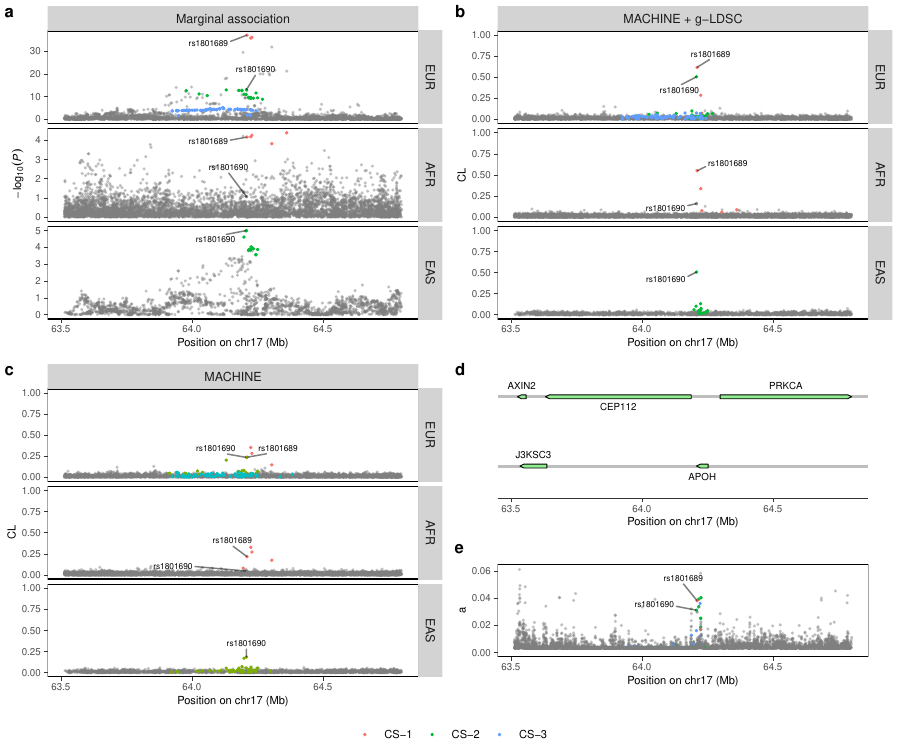

Source code (R):
options(stringsAsFactors = F, check.names = F)

library(readr)
library(tidyr)
library(magrittr)
library(dplyr)
library(Matrix)
library(foreach)
library(doParallel)
library(ggplot2)
library(cowplot)
library(ggrepel)
library(ggpubr)
library(ggh4x)
library(gggenes)
library(latex2exp)
library(scales)
library(Hmisc)

setwd("real_data/glgc")

dbs = c("UKBB", "GLGC")
phenos = c("HDL", "LDL", "TG", "TC")
pids = c("EUR", "AFR", "EAS")

methods = c("MACHINE + g-LDSC" = "MACHINE-gLDSC",
            "MACHINE" = "MACHINE",
            "MESuSiE" = "MESuSiE",
            "h2-D2 + g-LDSC" = "h2D2-gLDSC",
            "h2-D2" = "h2D2",
            "SuSiE" = "SuSiE",
            "RSparsePro" = "RSparsePro",
            "CARMA" = "CARMA")

db = "GLGC"
pheno = "TG"
i = 17
block = 97

data_all = foreach(method = names(methods)[c(1,2)]) %do%
{
  if(method %in% c("MACHINE + g-LDSC", "MACHINE"))
  {
    read.delim(sprintf("%s/%s/%s/chr%d/%d/variant_info.txt.gz", 
                       methods[method], pheno, db, i, block))
  } else {
    foreach(pid = pids) %do%
    {
      read.delim(sprintf("%s/%s/%s/%s/chr%d/%d/variant_info.txt.gz", 
                         methods[method], pheno, db, pid, i, block))
    }
  }
}

gene_position = read.delim(
  "~/Documents/GWAS/data/reference/human/v42/GRCh37/gene_position.hg19.v42.bed",
  header = F) %>% filter(V1 == sprintf("chr%d",i) & !(
  (V3 < min(data_all[[1]]$position)) | (V2 > max(data_all[[1]]$position))) &
    V7 == "protein_coding")

gene_table = data.frame("type" = "",
                        "start" = gene_position$V2,
                        "end" = gene_position$V3,
                        "name" = gene_position$V4,
                        "orientation" = c("+" = T, "-" = F)[gene_position$V6],
                        stringsAsFactors = F)
gene_table$start %<>% pmax(min(data_all[[1]]$position))
gene_table$end %<>% pmin(max(data_all[[1]]$position))
gene_table$name[2] = "J3KSC3"

data_all[[1]]$CS.EUR[which(data_all[[1]]$CS.EUR == "CS:EUR-17-97-1")] = "CS-1"
data_all[[1]]$CS.EUR[which(data_all[[1]]$CS.EUR == "CS:EUR-17-97-2")] = "CS-2"
data_all[[1]]$CS.EUR[which(data_all[[1]]$CS.EUR == "CS:EUR-17-97-3")] = "CS-3"
data_all[[1]]$CS.AFR[which(data_all[[1]]$CS.AFR == "CS:AFR-17-97-1")] = "CS-1"
data_all[[1]]$CS.EAS[which(data_all[[1]]$CS.EAS == "CS:EAS-17-97-1")] = "CS-2"
data_all[[2]]$CS.EUR[which(data_all[[2]]$CS.EUR == "CS:EUR-17-97-1")] = "CS-1"
data_all[[2]]$CS.EUR[which(data_all[[2]]$CS.EUR == "CS:EUR-17-97-2")] = "CS-2"
data_all[[2]]$CS.EUR[which(data_all[[2]]$CS.EUR == "CS:EUR-17-97-3")] = "CS-3"
data_all[[2]]$CS.AFR[which(data_all[[2]]$CS.AFR == "CS:AFR-17-97-1")] = "CS-1"
data_all[[2]]$CS.EAS[which(data_all[[2]]$CS.EAS == "CS:EAS-17-97-1")] = "CS-2"

data_all[[1]]$CS.EUR %<>% factor(levels = sprintf("CS-%s",1:3))
data_all[[1]]$CS.AFR %<>% factor(levels = sprintf("CS-%s",1:3))
data_all[[1]]$CS.EAS %<>% factor(levels = sprintf("CS-%s",1:3))
data_all[[2]]$CS.EUR %<>% factor(levels = sprintf("CS-%s",1:3))
data_all[[2]]$CS.AFR %<>% factor(levels = sprintf("CS-%s",1:3))
data_all[[2]]$CS.EAS %<>% factor(levels = sprintf("CS-%s",1:3))

label_SNPs = c("rs1801689","rs1801690")

MACHINE = readRDS(sprintf("%s/%s/%s/chr%d/%d/MACHINE.RData", "MACHINE-gLDSC", 
                          pheno, db, i, block))

data_a = data.frame("rsid" = data_all[[1]]$rsid,
                    "position" = data_all[[1]]$position,
                    "a" = MACHINE@a,
                    "CS" = NA)
data_a$CS[union(MACHINE@CS$EUR$sets[[1]],MACHINE@CS$AFR$sets[[1]])] = "CS-1"
data_a$CS[union(MACHINE@CS$EUR$sets[[2]],MACHINE@CS$EAS$sets[[1]])] = "CS-2"
data_a$CS[MACHINE@CS$EUR$sets[[3]]] = "CS-3"
data_a %<>% mutate(alpha = if_else(!is.na(CS) | rsid %in% label_SNPs, 1, 0.25))
data_a %<>% arrange(data_all[[1]]$CL.EUR)

save(data_all, gene_table, data_a, label_SNPs, file = "examples/example_3.RData")

load("examples/example_3.RData")

custom_theme = function()
{
  theme(
    aspect.ratio = 1/4,
    axis.text = element_text(size = 7),
    axis.title = element_text(size = 8),
    axis.ticks = element_line(linewidth = 0.25),
    axis.line = element_blank(),
    strip.text = element_text(size = 9),
    strip.background = element_rect(
      fill = "lightgray", color = "lightgray"),
    legend.text = element_text(size = 8),
    legend.title = element_blank(),
    plot.title = element_text(size = 10, hjust = 0.5),
    panel.spacing = unit(0.05, "in"),
    panel.grid = element_blank(),
    panel.border = element_rect(color = "black", linewidth = 0.5, fill = NA))
}

data_1 = pivot_longer(data_all[[1]][,c(2,5,11,15,19,22,24,26,28,30,32)],
                      -c(position, rsid), names_to = c(".value","pid"),
                      names_pattern = "([A-Za-z]+[0-9]*_?[A-Za-z]+)\\.(.*)") %>%
  filter(!is.na(neglog10_pval))
data_1$pid %<>% factor(levels = pids)
data_1 %<>% arrange(!is.na(CS), CS, pid, position)

data_2 = pivot_longer(data_all[[2]][,c(2,5,11,15,19,22,24,26,28,30,32)],
                      -c(position, rsid), names_to = c(".value","pid"),
                      names_pattern = "([A-Za-z]+[0-9]*_?[A-Za-z]+)\\.(.*)") %>%
  filter(!is.na(neglog10_pval))
data_2$pid %<>% factor(levels = pids)
data_2 %<>% arrange(!is.na(CS), CS, pid, position)

data_1 %<>% mutate(alpha = if_else(!is.na(CS) | rsid %in% label_SNPs, 1, 0.25))
label_df = filter(data_1, rsid %in% label_SNPs)
label_df %<>% arrange(pid, position)
label_df$nudge_x = c(0,-0.1,-0.1,-0.1,-0.1)
label_df$nudge_y = c(10,0,2,0,0)

p1 = ggplot(data_1, aes(x = position / 1e6, y = neglog10_pval, color = CS)) +
  geom_point(aes(alpha = alpha), size = 0.5) +
  geom_text_repel(data = label_df, aes(
    x = position / 1e6, y = neglog10_pval, label = rsid), color = "black",
    size = 2, force = 50, force_pull = 0, max.time = 5, max.iter = Inf,
    nudge_x = label_df$nudge_x, nudge_y = label_df$nudge_y,
    box.padding = 0.5, point.size = 0.5, min.segment.length = 0,
    segment.alpha = 0.5, na.rm = T, seed = 2, show.legend = F, verbose = T) +
  facet_grid(pid ~ "Marginal association", scales = "free_y") +
  theme_classic() + custom_theme() +
  scale_x_continuous(limits = range(data_all[[1]]$position) / 1e6) +
  scale_alpha_continuous(limits = c(0,1)) +
  scale_color_manual(breaks = sprintf("CS-%s",1:3), values = hue_pal()(3)) +
  guides(color = guide_legend(nrow = 1), alpha = "none") +
  labs(x = "Position on chr17 (Mb)", y = TeX("$-log_{10}(\\italic(P))$"), 
       color = "")

label_df$nudge_x = 0
label_df$nudge_y = 0

p2 = ggplot(data_1, aes(x = position / 1e6, y = CL, color = CS)) +
  geom_point(aes(alpha = alpha), size = 0.5) +
  geom_text_repel(data = label_df, aes(
    x = position / 1e6, y = CL, label = rsid), color = "black",
    size = 2, force = 50, force_pull = 0.1, max.time = 5, max.iter = Inf,
    nudge_x = label_df$nudge_x, nudge_y = label_df$nudge_y,
    box.padding = 0.5, point.size = 0.5, min.segment.length = 0,
    segment.alpha = 0.5, na.rm = T, seed = 2, show.legend = F, verbose = T) +
  facet_grid(pid ~ "MACHINE + g-LDSC") +
  theme_classic() + custom_theme() +
  scale_x_continuous(limits = range(data_all[[1]]$position) / 1e6) +
  scale_y_continuous(limits = c(0,1)) +
  scale_alpha_continuous(limits = c(0,1)) +
  scale_color_manual(breaks = sprintf("CS-%s",1:3), values = hue_pal()(3)) +
  guides(color = "none", alpha = "none") +
  labs(x = "Position on chr17 (Mb)", y = "CL", color = "")

data_2 %<>% mutate(alpha = if_else(!is.na(CS) | rsid %in% label_SNPs, 1, 0.25))
label_df = filter(data_2, rsid %in% label_SNPs)
label_df %<>% arrange(pid, position)
label_df$nudge_x = c(-0.1,0.1,-0.2,-0.1,0)
label_df$nudge_y = c(0.1,0.1,0.1,0.1,0.1)

p3 = ggplot(data_2, aes(x = position / 1e6, y = CL, color = CS)) +
  geom_point(aes(alpha = alpha), size = 0.5) +
  geom_text_repel(data = label_df, aes(
    x = position / 1e6, y = CL, label = rsid), color = "black",
    size = 2, force = 50, force_pull = 0.1, max.time = 5, max.iter = Inf,
    nudge_x = label_df$nudge_x, nudge_y = label_df$nudge_y,
    box.padding = 0.5, point.size = 0.5, min.segment.length = 0,
    segment.alpha = 0.5, na.rm = T, seed = 2, show.legend = F, verbose = T) +
  facet_grid(pid ~ "MACHINE") +
  theme_classic() + custom_theme() +
  scale_x_continuous(limits = range(data_all[[1]]$position) / 1e6) +
  scale_y_continuous(limits = c(0,1)) +
  scale_alpha_continuous(limits = c(0,1)) +
  scale_color_manual(breaks = sprintf("CS-%s",1:4), values = hue_pal()(4)) +
  guides(color = "none", alpha = "none") +
  labs(x = "Position on chr17 (Mb)", y = "CL", color = "")

gene_table$y_adjust = rep_len(c(1.2,1.2,0.8,0.8), 
                              length.out = nrow(gene_table))
gene_table$group = rep_len(1:2, length.out = nrow(gene_table))

p4 = ggplot(gene_table, aes(
  xmin = start / 1e6, xmax = end / 1e6, y = type, forward = orientation)) +
  geom_gene_arrow(
    arrowhead_height = unit(1, "mm"), arrowhead_width = unit(1, "mm"), 
    arrow_body_height = unit(1, "mm"), fill = "lightgreen") +
  geom_text(aes(x = (start+end)/2e6, y = y_adjust, label = name), size = 2.5) +
  facet_grid(group ~ "Gene") +
  theme_genes() + 
  theme(panel.spacing = unit(0.05, "in"),
        axis.text = element_text(size = 7),
        axis.title.x = element_text(size = 8),
        axis.ticks.x = element_line(linewidth = 0.25),
        axis.line.x = element_line(linewidth = 0.25)) +
  scale_x_continuous(limits = range(data_all[[1]]$position) / 1e6) +
  labs(x = "Position on chr17 (Mb)", y = NULL)


label_df = filter(data_a, rsid %in% label_SNPs)
label_df %<>% arrange(position)
label_df$nudge_x = c(-0.1,-0.1)
label_df$nudge_y = c(0.01,0.01)

p5 = ggplot(data_a, aes(x = position / 1e6, y = a, color = CS)) +
  geom_point(aes(alpha = alpha), size = 0.5) +
  geom_text_repel(data = label_df, aes(
    x = position / 1e6, y = a, label = rsid), color = "black",
    size = 2, force = 50, force_pull = 0.1, max.time = 5, max.iter = Inf,
    nudge_x = label_df$nudge_x, nudge_y = label_df$nudge_y,
    box.padding = 0.5, point.size = 0.5, min.segment.length = 0,
    segment.alpha = 0.5, na.rm = T, seed = 2, show.legend = F, verbose = T) +
  theme_classic() + custom_theme() + 
  scale_x_continuous(limits = range(data_all[[1]]$position) / 1e6) +
  scale_y_continuous(limits = c(0,0.062)) +
  scale_alpha_continuous(limits = c(0,1)) +
  scale_color_manual(breaks = sprintf("CS-%s",1:3), values = hue_pal()(3)) +
  guides(color = "none", alpha = "none") +
  labs(x = "Position on chr17 (Mb)", y = "a", color = "")

a123 = align_plots(p1 + theme(legend.position = "none"), p2, p3, 
                   align = "hv", axis = "tblr")

a345 = align_plots(a123[[3]], p4, p5, align = "v", axis = "lr")

p45 = plot_grid(a345[[2]], a345[[3]],
                labels = c('d','e'), label_size = 12, nrow = 2, ncol = 1)

ggsave("examples/example_3.pdf",
       ggarrange(plot_grid(a123[[1]], a123[[2]], a345[[1]], p45, 
                           nrow = 2, ncol = 2,
                           labels = c('a','b','c',''), label_size = 12),
                 common.legend = T, legend = "bottom",
                 legend.grob = ggpubr::get_legend(p1)),
       device = "pdf", width = 9, height = 7.55, units = "in", bg = "white")
